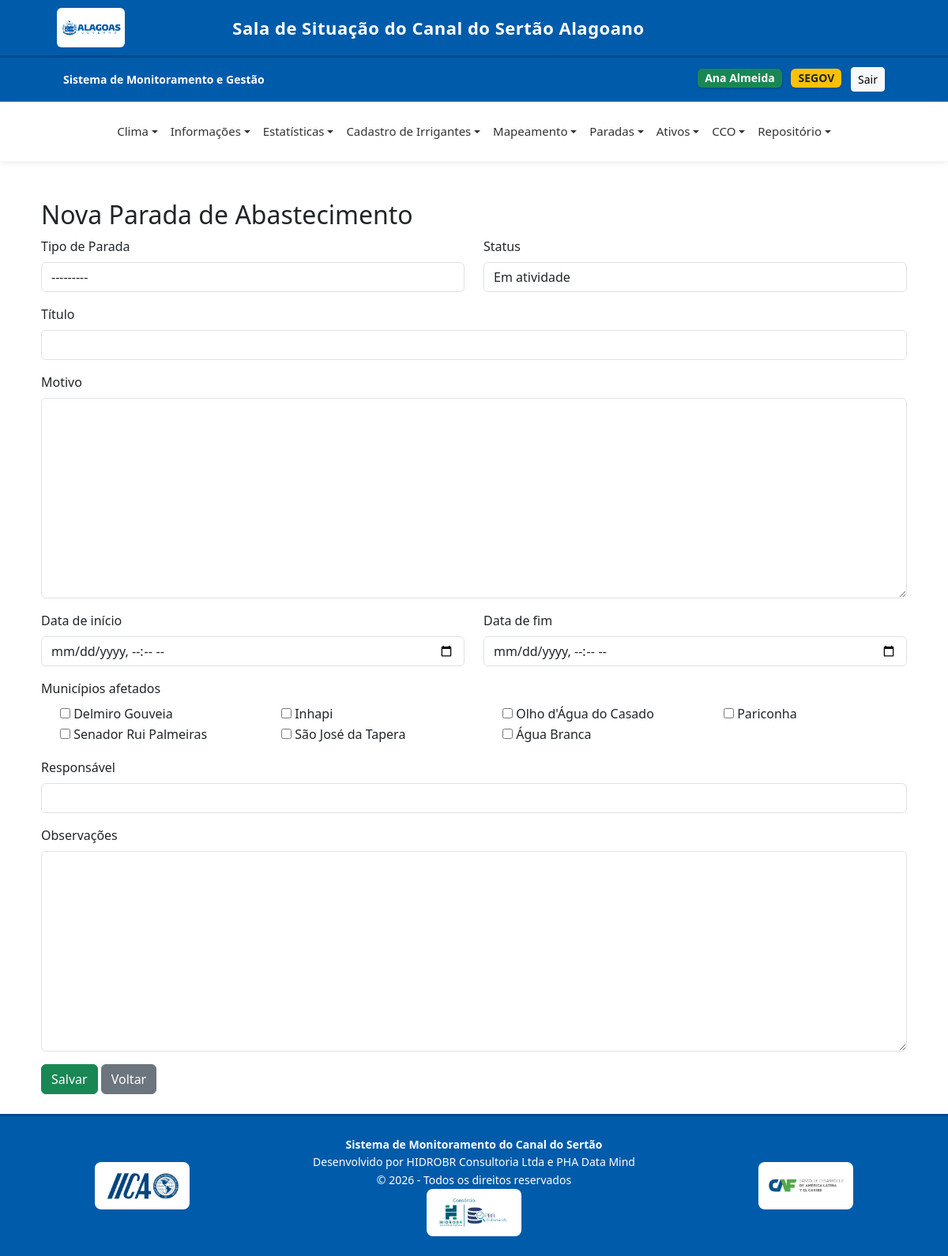
The app's page /paradas/nova/ (signed in) with its own data.
### core/models.py (models this page shows, shortened)
class User(AbstractUser):
    GRUPOS_CHOICES = [
        ('seinfra', 'SEINFRA'),
        ('casal', 'CASAL'),
        ('segov', 'SEGOV'),
        ('seagri', 'SEAGRI'),
        ('arsal', 'ARSAL'),
        ('sefaz', 'SEFAZ'),
        ('iica', 'IICA'),
    ]
    grupo = models.CharField(max_length=50, choices=GRUPOS_CHOICES, blank=True, null=True)
    email = models.EmailField()
    groups = models.ManyToManyField(Group, related_name="+", blank=True)
    user_permissions = models.ManyToManyField(Permission, related_name="+", blank=True)

class Municipio(models.Model):
    nome = models.CharField(max_length=100)
    ativo = models.BooleanField(default=False)
    latitude = models.FloatField(null=True, blank=True)
    longitude = models.FloatField(null=True, blank=True)
    observacao = models.TextField(null=True, blank=True)
    def __str__(self):
        return f"{self.nome}"

### core/views.py (the view)
# urls.py: path('paradas/nova/', views.nova_parada, name='nova_parada'),
@login_required
def nova_parada(request):
    if request.method == 'POST':
        form = ParadaForm(request.POST)
        if form.is_valid():
            parada = form.save(commit=False)
            parada.cadastrante = request.user
            parada.save()
            form.save_m2m()
            return redirect('lista_paradas')
    else:
        form = ParadaForm()
    return render(request, 'paradas/nova_parada.html', {
        'form': form
    })

### core/forms.py
class ParadaForm(forms.ModelForm):
    class Meta:
        model = Parada
        fields = '__all__'
        widgets = {
            'tipo': forms.Select(attrs={'class': 'form-control'}),
            'status': forms.Select(attrs={'class': 'form-control'}),
            'titulo': forms.TextInput(attrs={'class': 'form-control'}),
            'motivo': forms.Textarea(attrs={'class': 'form-control'}),
            'data_inicio': forms.DateTimeInput(attrs={'class': 'form-control', 'type': 'datetime-local'}),
            'data_fim': forms.DateTimeInput(attrs={'class': 'form-control', 'type': 'datetime-local'}),
            'municipios_afetados': forms.CheckboxSelectMultiple(),
            'responsavel': forms.TextInput(attrs={'class': 'form-control'}),
            'observacoes': forms.Textarea(attrs={'class': 'form-control'}),
        }
    def __init__(self, *args, **kwargs):
        super().__init__(*args, **kwargs)
        self.fields['municipios_afetados'].queryset = Municipio.objects.filter(ativo=True).order_by('nome')

### core/context_processors.py (called while the page is built, shortened)
def contador_ouvidoria(request):
    if not request.user.is_authenticated:
        return {}
    user = request.user
    if user.grupo =='seagri':
        qs = Manifestacao.objects.filter(setor_responsavel='SEAGRI')
    elif user.grupo == 'casal':
        qs = Manifestacao.objects.filter(setor_responsavel='CASAL')
    else:
        return {}

### templates/paradas/nova_parada.html (shortened to what this page needs)
{% extends 'base.html' %}
{% block content %}
<div class="container mt-4">
    <h2>Nova Parada de Abastecimento</h2>
    <form method="post">
        <div class="row">
            <div class="col-md-6 mb-3">
                <label class="form-label">Tipo de Parada</label>
                {{ form.tipo }}
            </div>
            <div class="col-md-6 mb-3">
                <label class="form-label">Status</label>
                {{ form.status }}
            </div>
        </div>
        <div class="mb-3">
            <label class="form-label">Título</label>
            {{ form.titulo }}
        </div>
        <div class="mb-3">
            <label class="form-label">Motivo</label>
            {{ form.motivo }}
        </div>
        <div class="row">
            <div class="col-md-6 mb-3">
                <label class="form-label">Data de início</label>
                {{ form.data_inicio }}
            </div>
            <div class="col-md-6 mb-3">
                <label class="form-label">Data de fim</label>
                {{ form.data_fim }}
            </div>
        </div>
        <div class="mb-3">
            <label class="form-label">Municípios afetados</label>
            <div class="row">
                {% for checkbox in form.municipios_afetados %}
                    <div class="col-md-3">
                        <div class="form-check">
                            {{ checkbox.tag }}
                            <label class="form-check-label">
                                {{ checkbox.choice_label }}
                            </label>
                        </div>
                    </div>
                {% endfor %}
            </div>
        </div>
        <div class="mb-3">
            <label class="form-label">Responsável</label>
            {{ form.responsavel }}
        </div>
        <div class="mb-3">
            <label class="form-label">Observações</label>
            {{ form.observacoes }}
        </div>
        <button type="submit" class="btn btn-success">Salvar</button>
        <a href="{% url 'lista_paradas' %}" class="btn btn-secondary">Voltar</a>
    </form>
</div>
{% endblock %}

### templates/base.html (shortened to what this page needs)
{% load static %}
<!DOCTYPE html>
<html lang="pt-br">
<head>
    <link rel="stylesheet" href="{% static 'css/base.css' %}">
    <link href="https://cdn.jsdelivr.net/npm/bootstrap@5.3.0/dist/css/bootstrap.min.css" rel="stylesheet">
    <link rel="stylesheet" href="https://unpkg.com/leaflet/dist/leaflet.css"/>
</head>
<body>
<div class="header-institucional">
    <div class="container-fluid d-flex align-items-center justify-content-between">
        <div class="d-flex align-items-center">
            <img src="{% static 'img/governo.png' %}" height="100" class="me-4">
        </div>
        <div class="titulo-sistema text-center">
            <a class="navbar-brand align-items-center" href="{% url 'home' %}">
                Sala de Situação do Canal do Sertão Alagoano
            </a>
        </div>
    </div>
</div>
<div class="navbar-custom d-flex justify-content-between align-items-center">
    <div>
        <a class="navbar-brand align-items-center" href="{% url 'home' %}">
            <span><strong>Sistema de Monitoramento e Gestão</strong></span>
        </a>
    </div>
    <div>
        {% if user.is_authenticated %}
            <span class="badge bg-success badge-usuario me-2">
                {{ user.get_full_name|default:user.username }}
            </span>
            <span class="badge bg-warning text-dark badge-usuario me-2">
                {{ user.get_grupo_display }}
            </span>
            <form action="{% url 'logout' %}" method="post" style="display:inline;">
                <button type="submit" class="btn btn-light btn-sm">Sair</button>
            </form>
        {% endif %}
    </div>
</div>
{% if user.is_authenticated %}
<nav class="navbar navbar-expand-lg navbar-light">
    <div class="container-fluid">
        <div class="collapse navbar-collapse justify-content-center" id="navbarMenu">
            <ul class="navbar-nav">
                <li class="nav-item dropdown">
                    <a class="nav-link dropdown-toggle" href="#">Clima</a>
                </li>
                <li class="nav-item dropdown">
                    <a class="nav-link dropdown-toggle" href="#">Informações</a>
                </li>
                <li class="nav-item dropdown">
                    <a class="nav-link dropdown-toggle" href="#">Estatísticas</a>
                </li>
                <li class="nav-item dropdown">
                    <a class="nav-link dropdown-toggle" href="#">Cadastro de Irrigantes</a>
                </li>
                <li class="nav-item dropdown">
                    <a class="nav-link dropdown-toggle" href="#">Mapeamento</a>
                </li>
                <li class="nav-item dropdown">
                    <a class="nav-link dropdown-toggle" href="#">Paradas</a>
                </li>
                <li class="nav-item dropdown">
                    <a class="nav-link dropdown-toggle" href="#">Ativos</a>
                </li>
                <li class="nav-item dropdown">
                    <a class="nav-link dropdown-toggle" href="#">CCO</a>
                </li>
                <li class="nav-item dropdown">
                    <a class="nav-link dropdown-toggle" href="#">Repositório</a>
                </li>
            </ul>
        </div>
    </div>
</nav>
{% endif %}
<div class="container-main">
    {% block content %}
    {% endblock %}
</div>
<footer class="footer-institucional">
    <div class="container">
        <div class="row align-items-center">
            <div class="col-md-3 text-center text-md-start mb-3 mb-md-0">
                <div class="logo-box">
                    <img src="{% static 'img/iica.png' %}" alt="IICA">
                </div>
            </div>
            <div class="col-md-6 text-center footer-texto">
                <strong>Sistema de Monitoramento do Canal do Sertão</strong><br>
                Desenvolvido por HIDROBR Consultoria Ltda e PHA Data Mind<br>
                © {% now "Y" %} - Todos os direitos reservados
                <div class="logo-box">
                    <img src="{% static 'img/hidro-pha.png' %}" alt="Hidro-PHA">
                </div>
            </div>
            <div class="col-md-3 text-center text-md-end">
                <div class="logos-direita">
                    <div class="logo-box">
                        <img src="{% static 'img/caf.png' %}" alt="CAF">
                    </div>
                </div>
            </div>
        </div>
    </div>
</footer>
</body>
</html>

### static/css/base.css (style rules this page uses)
html, body { height: 100%; }
body { margin: 0; font-family: Arial, Helvetica, sans-serif; background-color: #f4f6f9; display: flex; flex-direction: column; min-height: 100vh; }
.container-main { flex: 1; padding: 25px 40px; }
.header-institucional { background-color: #005baa; padding: 10px 60px; color: white; border-bottom: 3px solid #004a8f; }
.header-institucional img { max-height: 50px; background-color: white; padding: 6px 5px; border-radius: 6px; margin-right: 15px; }
.titulo-sistema { font-size: 22px; font-weight: bold; letter-spacing: 0.5px; }
.navbar-custom { background-color: #005baa; color: white; padding: 12px 80px; font-size: 14px; border-bottom: 1px solid rgba(255,255,255,0.2); }
.navbar-custom a { color: white; text-decoration: none; margin-right: 15px; font-weight: 500; }
.badge-usuario { font-size: 14px !important; padding: 8px 12px; border-radius: 6px !important; box-shadow: 0 1px 3px rgba(0,0,0,0.2) !important; }
.navbar { background-color: #ffffff; min-height: 75px; box-shadow: 0 2px 8px rgba(0,0,0,0.08); z-index: 1000; padding-left: 60px; padding-right: 60px; }
.navbar .nav-link { color: #333 !important; font-weight: 500; padding: 22px 12px; font-size: 15px; }
.dropdown-toggle::after { transition: 0.3s; }
.footer-institucional { background-color: #005baa; color: white; padding: 25px 40px; border-top: 3px solid #004a8f; font-size: 14px; margin-top: auto; }
.footer-texto { line-height: 1.6; }
.logo-box { width: 120px; height: 60px; background-color: white; border-radius: 8px; display: flex; align-items: center; justify-content: center; padding: 6px; margin: 0 auto; overflow: hidden; }
.logo-box img { width: auto; height: auto; max-width: 100%; max-height: 100%; display: block; }
.logos-direita { display: flex; gap: 10px; justify-content: center; }

### records on screen
User: get_full_name "Ana Almeida", grupo "SEGOV"
Municipio: choice_label "Delmiro Gouveia"
Municipio: choice_label "Inhapi"
Municipio: choice_label "Olho d'Água do Casado"
Municipio: choice_label "Pariconha"
Municipio: choice_label "Senador Rui Palmeiras"
Municipio: choice_label "São José da Tapera"
Municipio: choice_label "Água Branca"
